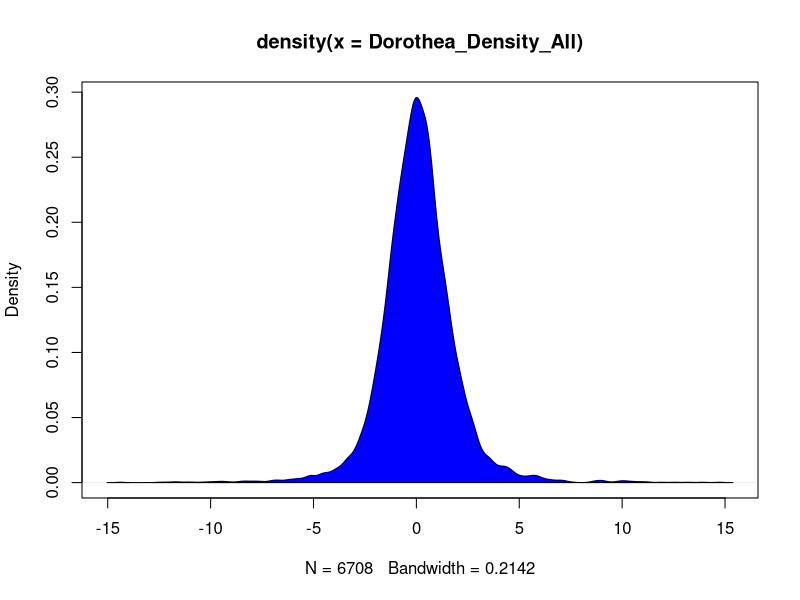
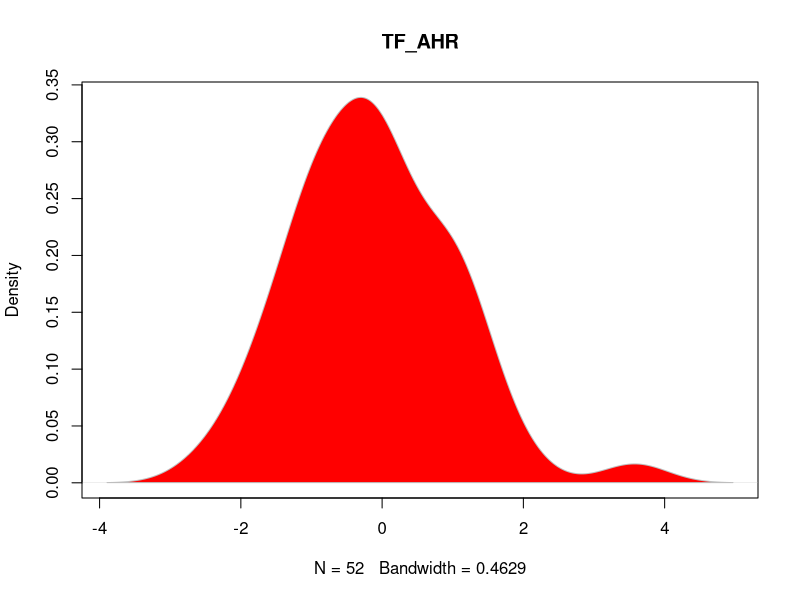
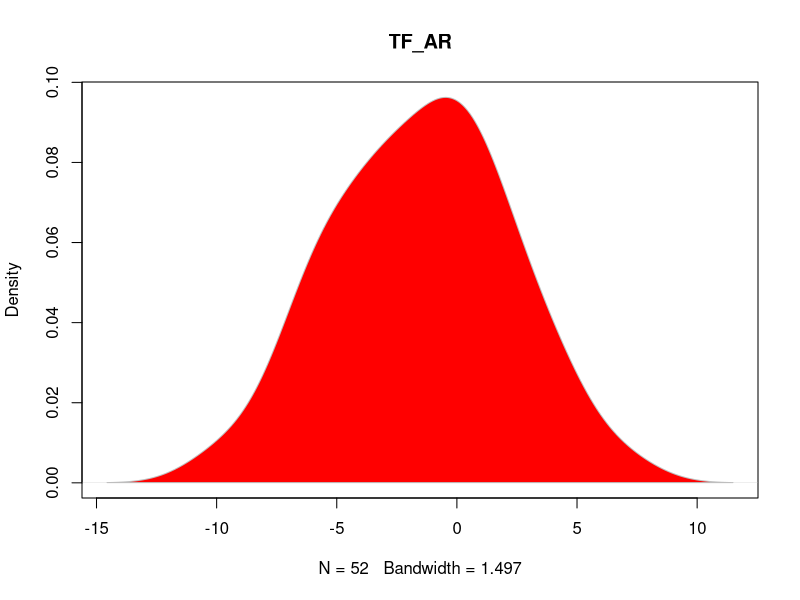
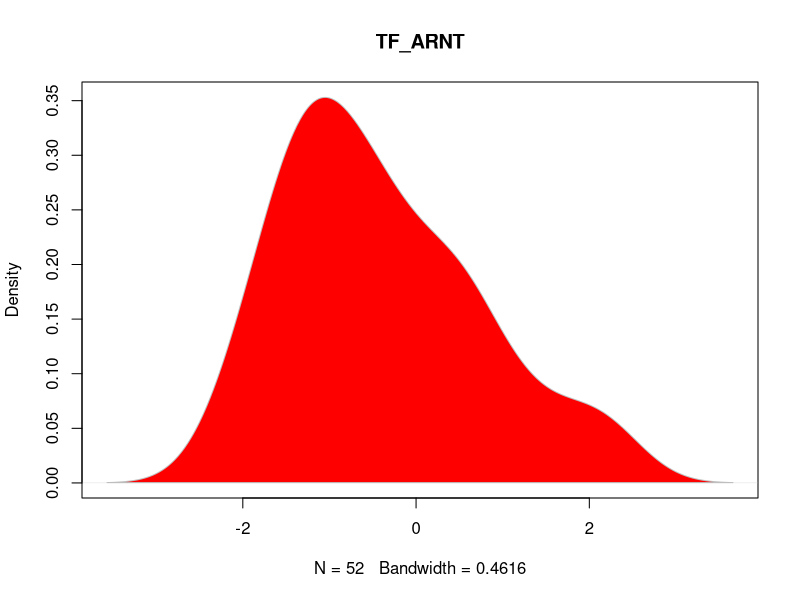
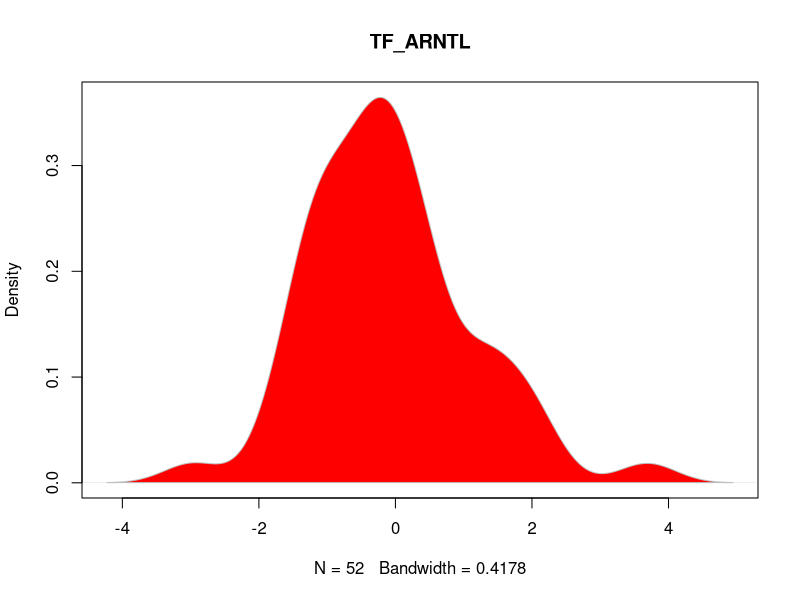
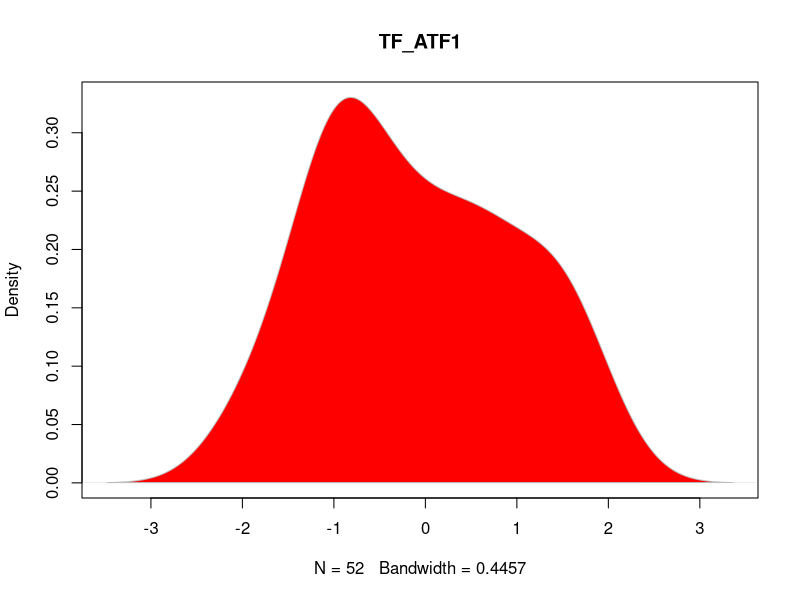
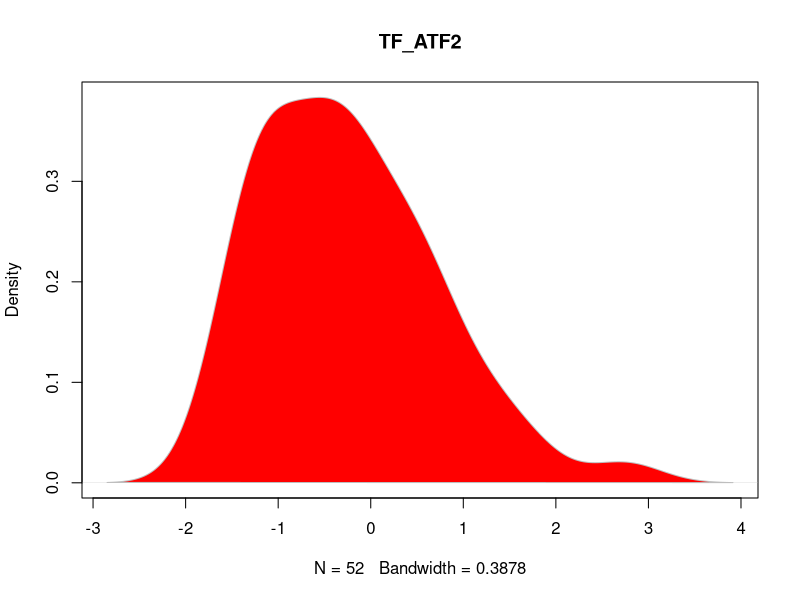
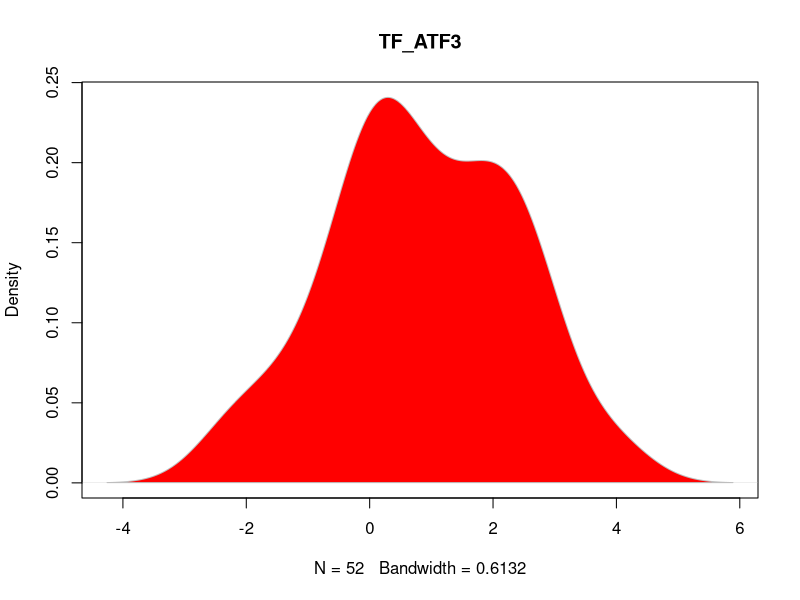

These figures' R source, in order:
# Measurement data formatting from csv files

setwd("~/Desktop/CARNIVAL_Validation/E-MTAB-2091/data") # set working directory (relative)

# E-MTAB-2091_DoRothEA.csv
Dorothea <- read.table("E-MTAB-2091_DoRothEA.csv",header=T,sep=",",stringsAsFactors = F)
par(mfrow=c(8,7))
colname <- colnames(Dorothea[2:length(Dorothea)])
pdf("Dorothea_Density_Plot.pdf")

Dorothea_Density_List <- list()
for (counter in 1:(ncol(Dorothea)-1)) {
  d <- density(as.numeric(Dorothea[,counter+1]))
  plot(d, type="n",main=colname[counter])
  polygon(d, col="red",border="gray") 
  # hist(as.numeric(Dorothea[1,2:nrow(Dorothea)]))
  Dorothea_Density_List[[counter]] <- as.numeric(Dorothea[,counter+1])
}
dev.off()

par(mfrow=c(1,1))
Dorothea_Density_All <- unlist(Dorothea_Density_List)
pdf("Dorothea_All_Histogram.pdf")
hist(Dorothea_Density_All)
dev.off()
d_all <- density(Dorothea_Density_All)
plot(d_all,type="n")
polygon(d_all,col="blue")

# Defining cut-off
sum(Dorothea_Density_All < (-1.5) | Dorothea_Density_All>1.5) # n=1990 (from n=6708)

# Combined data measurement file writing
Dorothea_CutOff_Abs_1p5 <- Dorothea[,2:ncol(Dorothea)]
Dorothea_CutOff_Abs_1p5[Dorothea_CutOff_Abs_1p5<1.5 & Dorothea_CutOff_Abs_1p5>(-1.5)] <- NaN
Dorothea_CutOff_Abs_1p5[Dorothea_CutOff_Abs_1p5>=1.5] <- 1
Dorothea_CutOff_Abs_1p5[Dorothea_CutOff_Abs_1p5<=(-1.5)] <- -1
Dorothea_CutOff_Abs_1p5[is.nan(as.matrix(Dorothea_CutOff_Abs_1p5))] <- 0
ColNamesNew <- substring(colnames(Dorothea_CutOff_Abs_1p5),4)
colnames(Dorothea_CutOff_Abs_1p5) <- ColNamesNew
write.table(x = Dorothea_CutOff_Abs_1p5,file = "Dorothea_CutOff_Abs_1p5_All",quote = F,sep = "\t",col.names = T,row.names = F)

# Single data measurement file writing
Dorothea_CutOff_Abs_1p5_betaxolol <- Dorothea_CutOff_Abs_1p5[1,]
ColNamesSingle <- ColNamesNew[Dorothea_CutOff_Abs_1p5_betaxolol!=0]
Dorothea_CutOff_Abs_1p5_betaxolol <- matrix(Dorothea_CutOff_Abs_1p5_betaxolol[Dorothea_CutOff_Abs_1p5_betaxolol!=0],nrow = 1,ncol = length(Dorothea_CutOff_Abs_1p5_betaxolol[Dorothea_CutOff_Abs_1p5_betaxolol!=0]))
colnames(Dorothea_CutOff_Abs_1p5_betaxolol) <- ColNamesSingle
write.table(x = Dorothea_CutOff_Abs_1p5_betaxolol,file = "Dorothea_CutOff_Abs_1p5_betaxolol",quote = F,sep = "\t",col.names = T,row.names = F)


# --- End of script --- #
